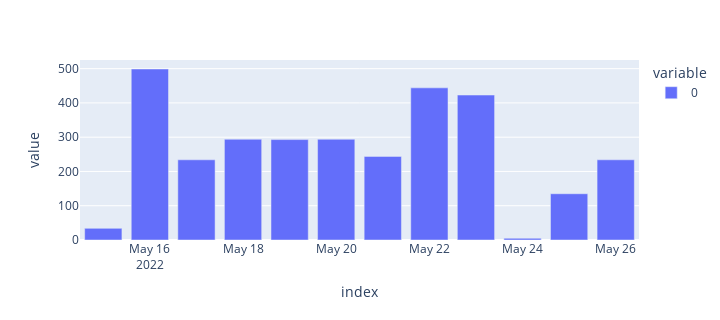

The cell this chart's notebook holds for it:
### Code cell
## Arno Selbstversuch
data = [34,499,234,294,293, 294, 244,444,423,5,135, 234]
weekly_index = pd.date_range("2022-05-15", periods=len(data))
_df = pd.DataFrame(data=data, index= weekly_index)
_df.plot.bar(width=720, height= 320)

### Figure 1 — Plotly figure (JSON) as saved in the notebook; plotly's stock layout.template omitted (floating-point values rounded to 4 significant figures)
{"data": [{"alignmentgroup": "True", "hovertemplate": "variable=0<br>index=%{x}<br>value=%{y}<extra></extra>", "legendgroup": "0", "marker": {"color": "#636efa", "pattern": {"shape": ""}}, "name": "0", "offsetgroup": "0", "orientation": "v", "showlegend": true, "textposition": "auto", "type": "bar", "x": ["2022-05-15T00:00:00", "2022-05-16T00:00:00", "2022-05-17T00:00:00", "2022-05-18T00:00:00", "2022-05-19T00:00:00", "2022-05-20T00:00:00", "2022-05-21T00:00:00", "2022-05-22T00:00:00", "2022-05-23T00:00:00", "2022-05-24T00:00:00", "2022-05-25T00:00:00", "2022-05-26T00:00:00"], "xaxis": "x", "y": [34, 499, 234, 294, 293, 294, 244, 444, 423, 5, 135, 234], "yaxis": "y"}], "layout": {"barmode": "relative", "height": 320, "legend": {"title": {"text": "variable"}, "tracegroupgap": 0}, "margin": {"t": 60}, "width": 720, "xaxis": {"anchor": "y", "domain": [0, 1], "title": {"text": "index"}}, "yaxis": {"anchor": "x", "domain": [0, 1], "title": {"text": "value"}}}}
